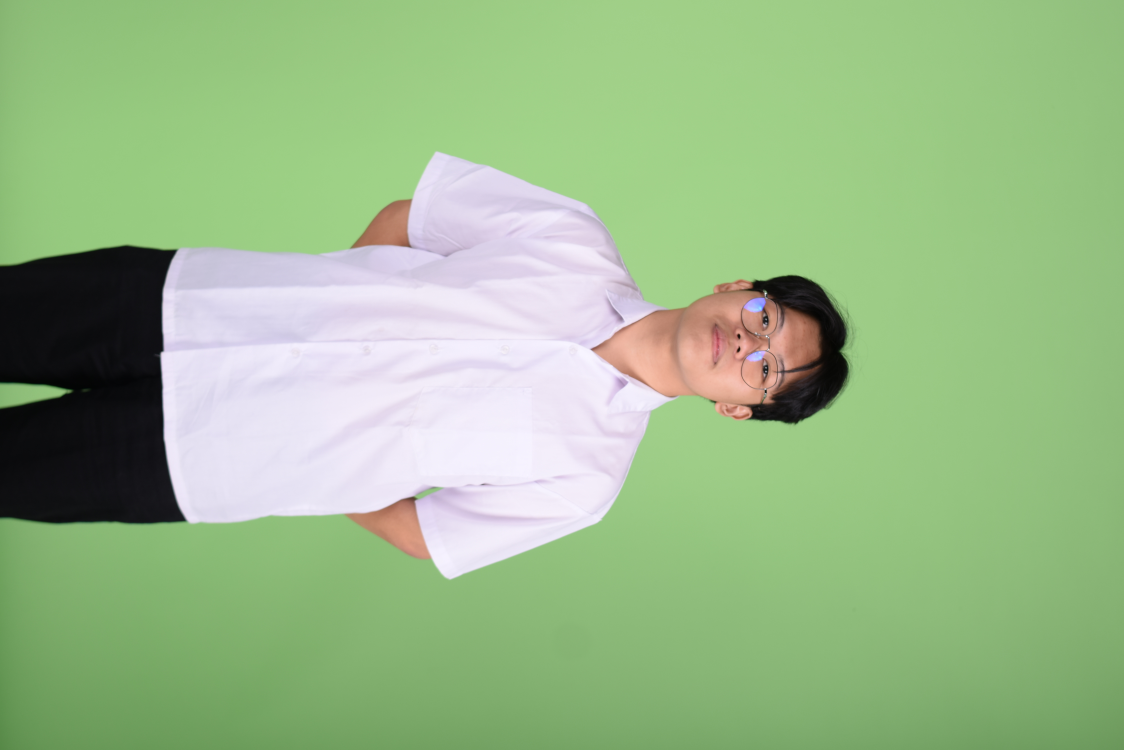
#> input picture DSC_0094.JPG, 4496 x 3000 px (shown at 1/4 size)
$ python -i chroma_key.py   (imports and definitions only)
#> lines starting #> are read from the running program, lines starting #| are printed output that depends on the picture; after the words box and inside, x2 and y2 are one past the last pixel; in counts of white or black regions, pixels touching at a corner belong together
#!/usr/bin/env python3
"""
Remove a green-screen background via chroma keying.

Usage:
    python chroma_key.py input.jpg output.png [--downscale 2400]

Approach:
  - Honour EXIF orientation first.
  - Work in a green-dominance space: how much green exceeds max(red, blue).
  - Soft alpha ramp between two thresholds to feather edges (no jaggies).
  - Green-spill suppression: clamp the green channel on edge pixels so no
    green fringe survives around hair / shoulders.
  - Keep only the largest opaque region so stray keyed specks in the
    background don't leave floating dots.
  - Crop to the subject's bounding box.
"""
import sys
import numpy as np
from PIL import Image, ImageOps, ImageFilter


def chroma_key(in_path, out_path, low=8.0, high=42.0, max_dim=2600):
#> called with in_path = '../DSC_0094.JPG', out_path = 'out.png', low = 8, high = 42, max_dim = 2600
    img = Image.open(in_path)
#> img is the input picture: PIL image 4496x3000 RGB; mean R, G, B 152.9, 185.6, 137.3
    img = ImageOps.exif_transpose(img).convert("RGB")
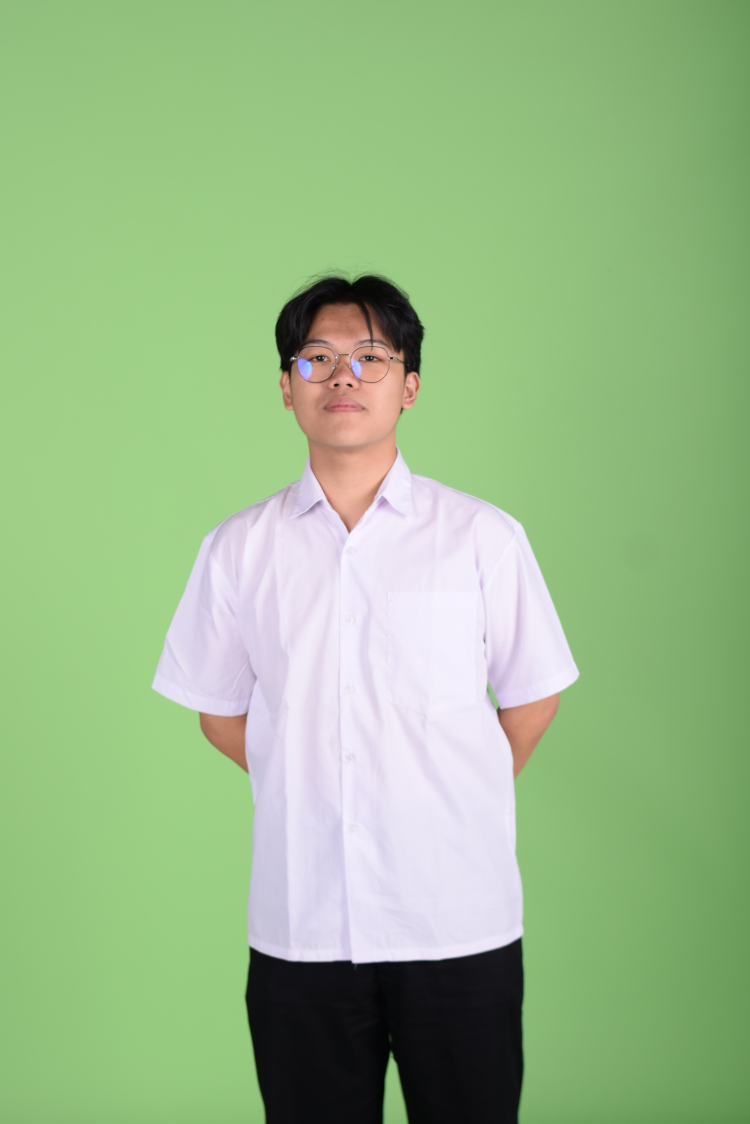
#> img: PIL image 3000x4496 RGB (shown at 1/4 size); mean R, G, B 152.9, 185.6, 137.3

    # Downscale very large source for a reasonable web asset.
    if max(img.size) > max_dim:
        scale = max_dim / max(img.size)
#> scale = 0.578
        img = img.resize(
            (round(img.width * scale), round(img.height * scale)),
            Image.LANCZOS,
        )
#> img: PIL image 1735x2600 RGB

    arr = np.asarray(img).astype(np.float32)
    r, g, b = arr[..., 0], arr[..., 1], arr[..., 2]
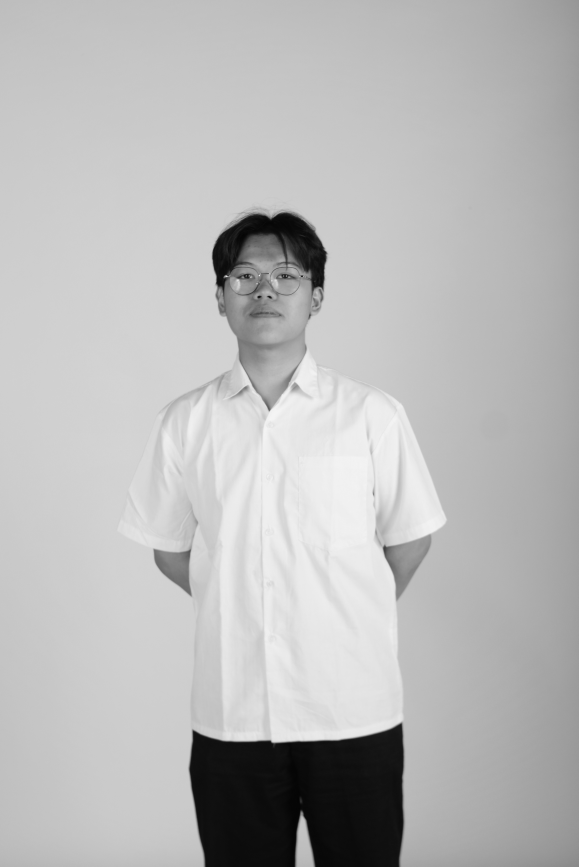
#> g: shape (2600, 1735) float32 (shown at 1/3 size); min 3, max 255, mean 185.6

    # Greenness = how far green sits above the stronger of red/blue.
    greenness = g - np.maximum(r, b)

    # Alpha: 1 keep (below low) -> 0 drop (above high), linear ramp between.
    alpha = 1.0 - np.clip((greenness - low) / (high - low), 0.0, 1.0)

    # Green-spill suppression on edge pixels: pull green toward avg(r, b).
    spill = g > (np.maximum(r, b) + 4)
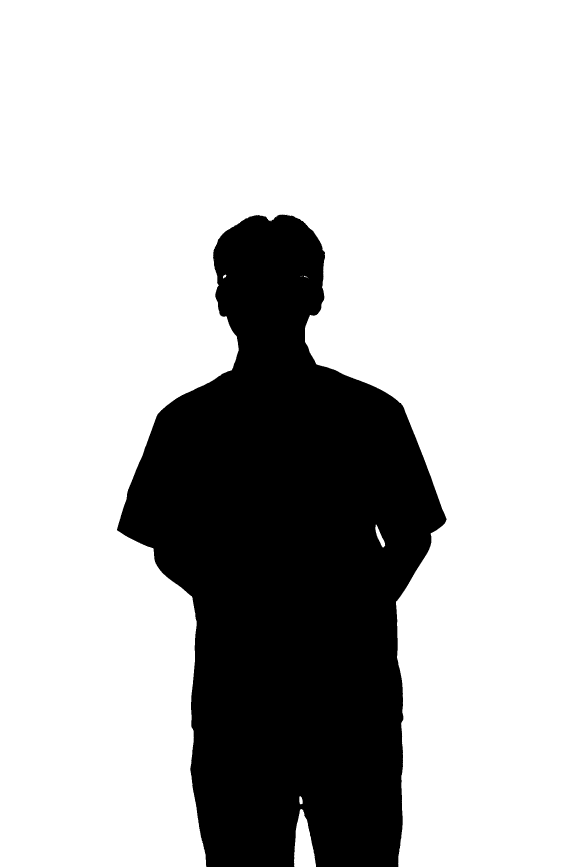
#> spill: shape (2600, 1735) bool (shown at 1/3 size); 74.4% white; 1 black region, box (x1, y1, x2, y2) and area: (351, 644, 1340, 2600) 1153577
    g_fixed = np.where(spill, np.minimum(g, (r + b) / 2.0 + 6), g)
    arr[..., 1] = g_fixed
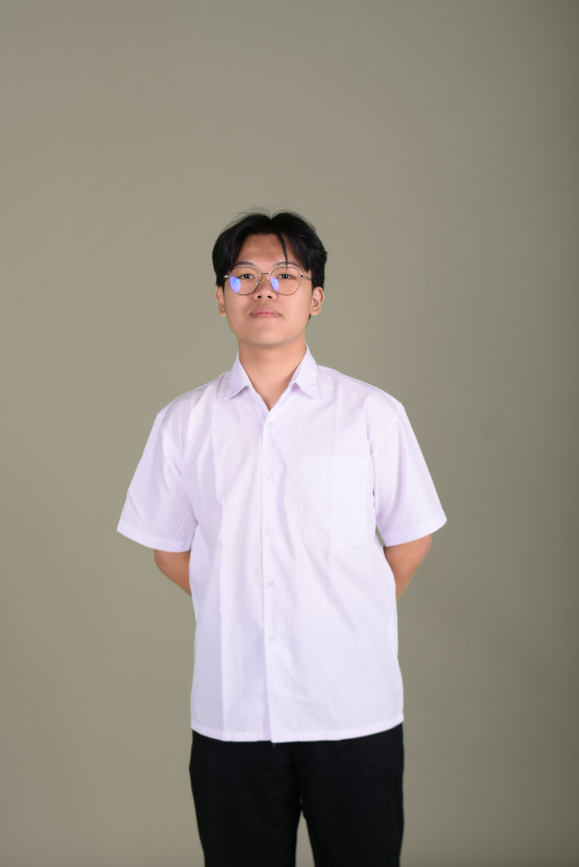
#> arr: shape (2600, 1735, 3) float32 (shown at 1/3 size); mean R, G, B 151.1, 146.1, 137.5

    # Build a solid foreground mask, clean it morphologically, keep only the
    # largest connected component (the person), fill holes, then use that as
    # the authoritative region. Outside the region -> fully transparent;
    # inside -> keep the soft keyed alpha (so hair/edges stay feathered).
    try:
        from scipy import ndimage

        solid = alpha > 0.55
#> solid: shape (2600, 1735) bool; 25.8% white; 2 white regions (1 under 20 px), largest, box (x1, y1, x2, y2) and area: (350, 639, 1341, 2600) 1161613
        # Remove small keyed background specks / close small gaps.
        solid = ndimage.binary_opening(solid, iterations=2)
#> solid: shape (2600, 1735) bool; 25.7% white; 1 white region, box (x1, y1, x2, y2) and area: (350, 639, 1341, 2600) 1161561
        solid = ndimage.binary_closing(solid, iterations=4)
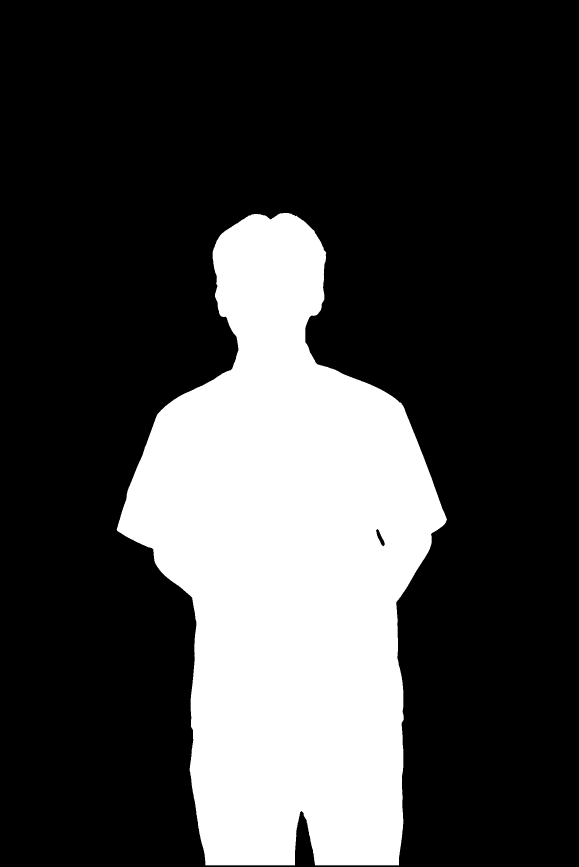
#> solid: shape (2600, 1735) bool (shown at 1/3 size); 25.7% white; 1 white region, box (x1, y1, x2, y2) and area: (350, 639, 1341, 2596) 1159627

        labels, n = ndimage.label(solid)
#> n = 1
        if n >= 1:
            sizes = ndimage.sum(np.ones_like(labels), labels, range(1, n + 1))
#> sizes = [1159627]
            keep = int(np.argmax(sizes)) + 1
#> keep = 1
            person = labels == keep
            person = ndimage.binary_fill_holes(person)
#> person: shape (2600, 1735) bool; 25.7% white; 1 white region, box (x1, y1, x2, y2) and area: (350, 639, 1341, 2596) 1160136
            # Dilate slightly so we don't clip the soft hair edge.
            region = ndimage.binary_dilation(person, iterations=3)
#> region: shape (2600, 1735) bool; 26.1% white; 1 white region, box (x1, y1, x2, y2) and area: (347, 636, 1344, 2599) 1175907
            alpha = np.where(region, alpha, 0.0)
    except Exception:
        pass

    out = np.dstack([arr, alpha * 255.0]).astype(np.uint8)
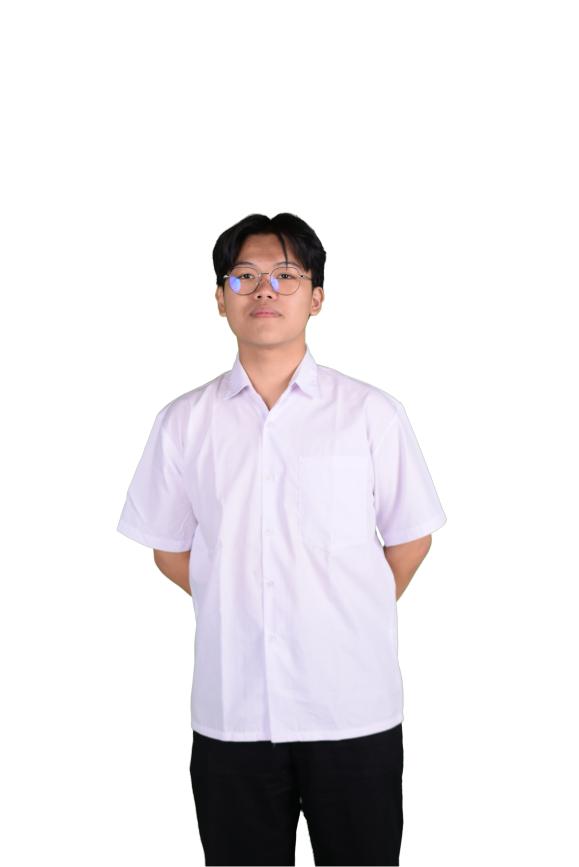
#> out: shape (2600, 1735, 4) (shown at 1/3 size); mean R, G, B, A 152.9, 146.7, 137.3, 65.7; transparent parts drawn white
    result = Image.fromarray(out, mode="RGBA")

    # Light edge smoothing on the alpha channel only.
    a = result.getchannel("A").filter(ImageFilter.GaussianBlur(0.6))
    result.putalpha(a)

    # Trim fully-transparent margins.
    bbox = result.getbbox()
#> bbox = (348, 635, 1343, 2600)
    if bbox:
        result = result.crop(bbox)
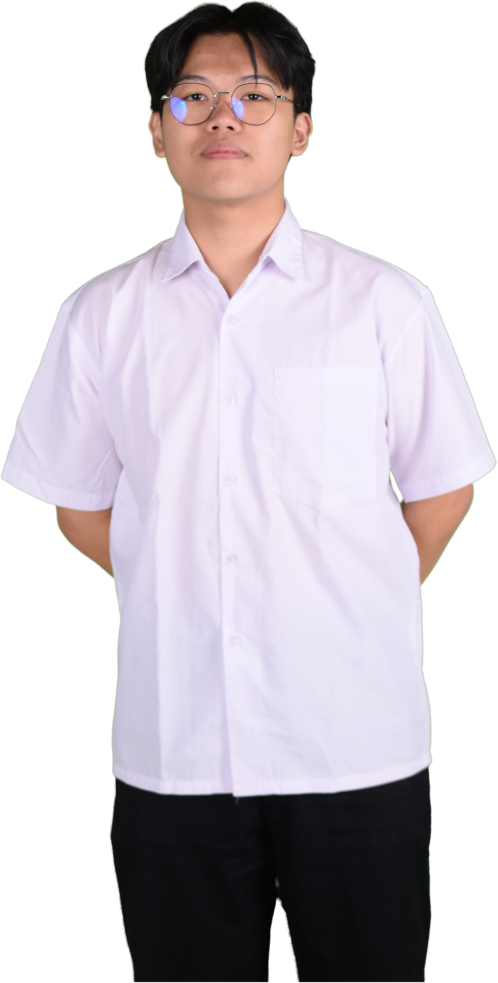
#> result: PIL image 995x1965 RGBA (shown at 1/2 size); mean R, G, B, A 166.5, 158.2, 157.5, 151.6; transparent parts drawn white

    result.save(out_path)
    print(f"wrote {out_path}  size={result.size}")
#| wrote out.png  size=(995, 1965)


# [10 lines not run here, left out]

>>> result = chroma_key('../DSC_0094.JPG', 'out.png')
